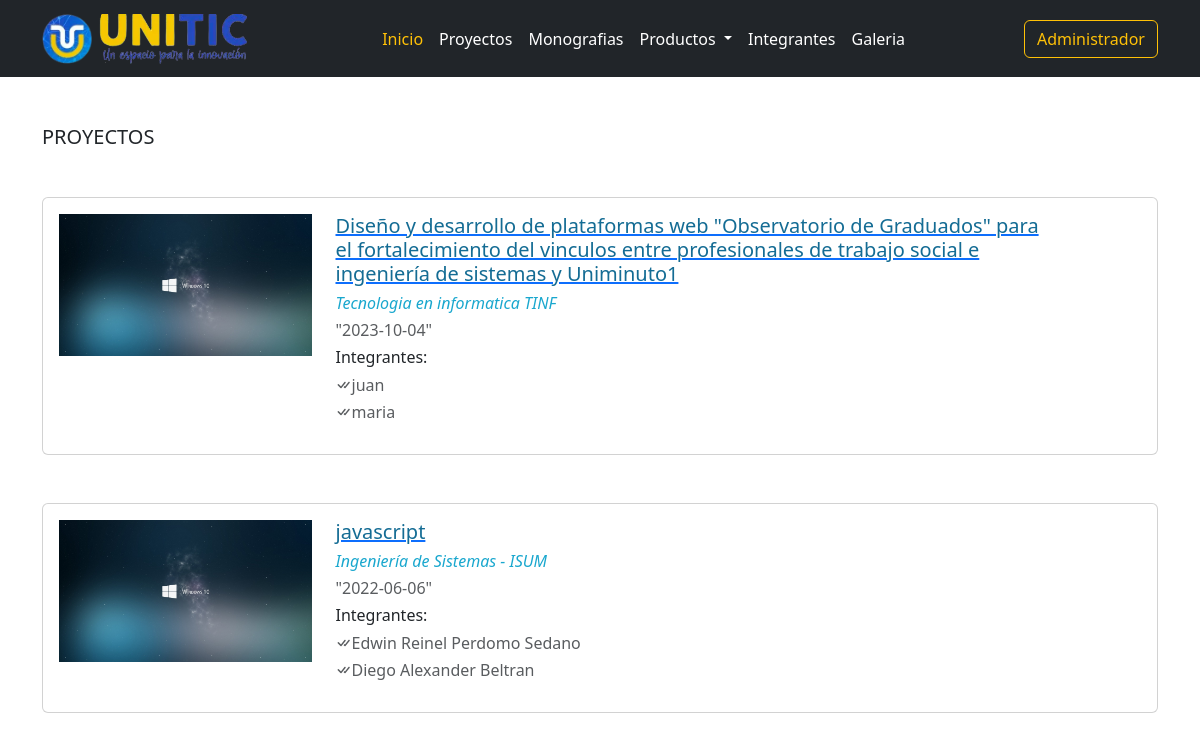
The page /proyectos.php on the database as committed earlier.
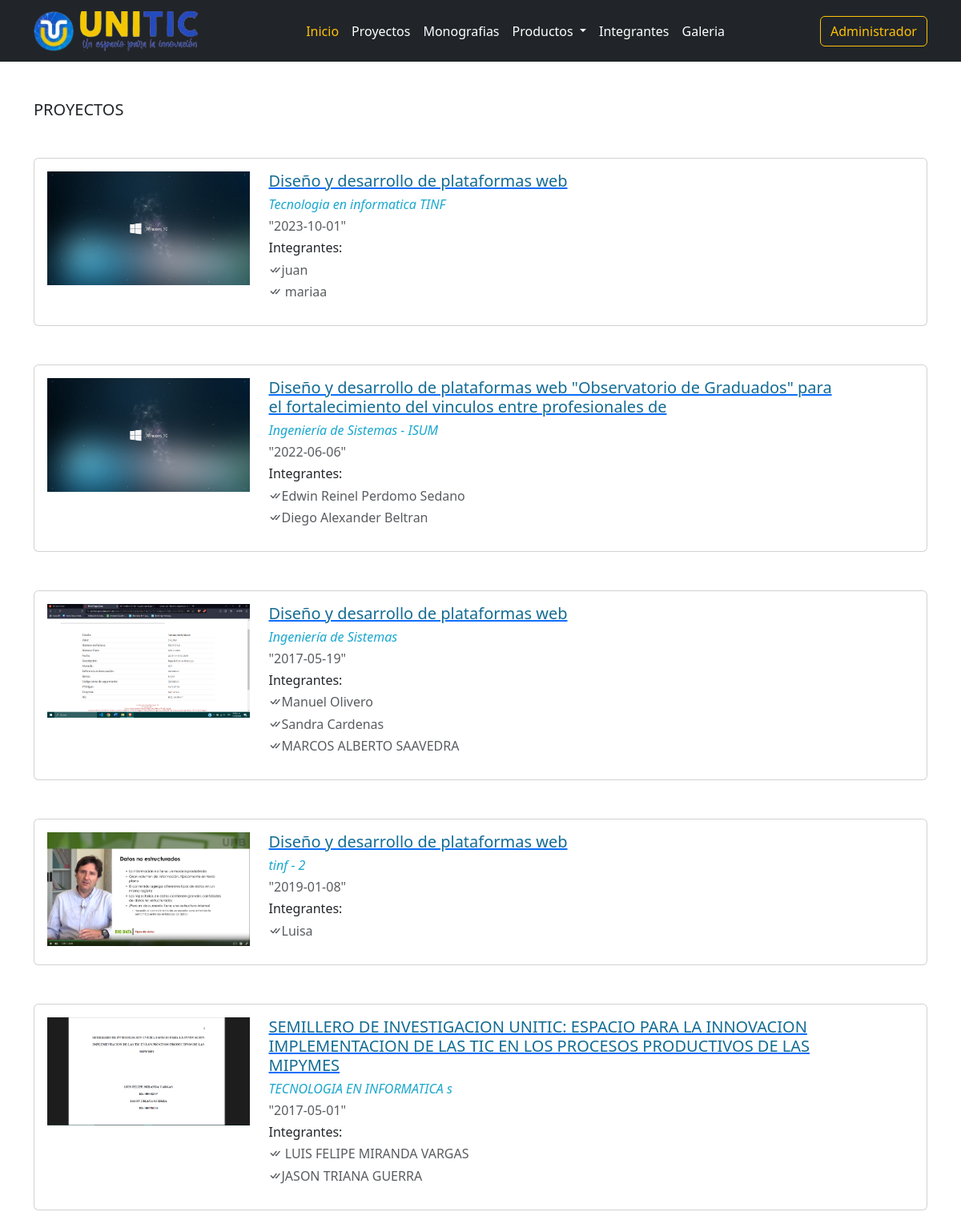
The same page on the database as committed later.
### tables this page shows
CREATE TABLE `portafolios` (
  `id` int(11) NOT NULL,
  `titulo` varchar(250) NOT NULL,
  `programa` varchar(150) DEFAULT NULL,
  `evento` varchar(150) DEFAULT NULL,
  `fecha` date NOT NULL,
  `ciudad` varchar(100) DEFAULT NULL,
  `descripcion` text DEFAULT NULL,
  `archivo` varchar(250) NOT NULL,
  `imagen` varchar(100) NOT NULL,
  `tipo_trabajo` int(11) NOT NULL,
  `created_at` timestamp NOT NULL DEFAULT current_timestamp(),
  `updated_at` timestamp NOT NULL DEFAULT current_timestamp() ON UPDATE current_timestamp()
);

CREATE TABLE `portafolios_has_integrantes` (
  `id` int(11) NOT NULL,
  `portafolio_id` int(11) NOT NULL,
  `integrantes` varchar(100) NOT NULL
);

### clases/Proyectos.php (called while the page is built, shortened)
<?php
class Proyectos extends Conexion
{
    public function obtenerProyectos()
    {
        $conexion = $this->obtenerConexion();
        $sql = "SELECT * FROM portafolios where tipo_trabajo = 1";
        $result = mysqli_query($conexion, $sql);
        $proyectos = array();
        while ($row = mysqli_fetch_assoc($result)) {
            $proyectos[] = $row;
        }
        return $proyectos;
    }
    public function obtenerIntegrantes()
    {
        $conexion = $this->obtenerConexion();
        $sql = "SELECT * FROM portafolios_has_integrantes pi
        INNER JOIN portafolios p ON (pi.portafolio_id = p.id)";
        $result = mysqli_query($conexion, $sql);
        $integrantes = array();
        while ($row = mysqli_fetch_assoc($result)) {
            $integrantes[] = $row;
        }
        return $integrantes;
    }
}

### public/proyectos.php (the view, shortened to what this page needs)
<!DOCTYPE html>
<html lang="es">
<head>
  <link href="https://cdn.jsdelivr.net/npm/bootstrap@5.2.1/dist/css/bootstrap.min.css" rel="stylesheet">
  <link rel="stylesheet" href="https://cdn.jsdelivr.net/npm/bootstrap-icons@1.10.4/font/bootstrap-icons.css">
  <link rel="stylesheet" href="https://use.fontawesome.com/releases/v5.15.4/css/all.css">
</head>
<body>
  <?php
  include('../templates/navbarSecciones.php');
  include('../clases/Proyectos.php');
  $proyectos = new Proyectos();
  $ListarProyectos = $proyectos->obtenerProyectos();
  $listarIntegrantes = $proyectos->obtenerIntegrantes();
  ?>
  <h5 class="container my-5">PROYECTOS</h5>
  <?php foreach ($ListarProyectos as $proyecto) : ?>
    <div class="container my-5">
      <div class="card col-md-12 p-3">
        <div class="row">
          <div class="col-md-3">
            <a href="../archivos/proyectos/<?php echo $proyecto['archivo']; ?>" target="_blank">
              <img class="img-fluid mx-auto d-block" src="../archivos/proyectos/img_archivos/<?php echo $proyecto['imagen']; ?>">
            </a>
          </div>
          <div class="col-md-8">
            <div class="card-block">
              <a href="../archivos/proyectos/<?php echo $proyecto['archivo']; ?>" target="_blank">
                <h6 class="card-title h5" style="color:#146C94"><?php echo $proyecto['titulo'] ?></h6>
              </a>
              <h6 style="color: #19A7CE; font-style: italic;"><?php echo $proyecto['programa'] ?></h6>
              <p class="h6 text-dark text-opacity-75">"<?php echo $proyecto['fecha'] ?>"</p>
              <p class="h6 text-dark">Integrantes:</p>
              <?php foreach ($listarIntegrantes as $integrante) {
                if ($integrante['portafolio_id'] == $proyecto['id']) {
                  echo '<p class="h6 text-dark text-opacity-75"><i class="bi bi-check-all"></i>' . $integrante['integrantes'] . '</p>';
                }
              } ?>
            </div>
          </div>
        </div>
      </div>
    </div>
  <?php endforeach; ?>
</body>

Rows that differ between the two databases and show on the page:
removed portafolios_has_integrantes: integrantes "maria", shown under portafolios "Tecnologia en informatica TINF"
removed portafolios: imagen (picture), titulo "javascript", programa "Ingeniería de Sistemas - ISUM", fecha "2022-06-06", portafolios_has_integrantes (integrantes "Edwin Reinel Perdomo Sedano"), portafolios_has_integrantes (integrantes "Diego Alexander Beltran")
changed portafolios "Tecnologia en informatica TINF": titulo "Diseño y desarrollo de plataformas web \"Observatorio de Graduados\" para el fortalecimiento del vinculos entre profesionales de trabajo social e ingeniería de sistemas y Uniminuto1" → "Diseño y desarrollo de plataformas web"; fecha "2023-10-04" → "2023-10-01"
added portafolios_has_integrantes: integrantes "mariaa", shown under portafolios "Tecnologia en informatica TINF"
added portafolios: imagen (picture), titulo "Diseño y desarrollo de plataformas web \"Observatorio de Graduados\" para el fortalecimiento del vinculos entre profesionales de", programa "Ingeniería de Sistemas - ISUM", fecha "2022-06-06", portafolios_has_integrantes (integrantes "Edwin Reinel Perdomo Sedano"), portafolios_has_integrantes (integrantes "Diego Alexander Beltran")
added portafolios: imagen (picture), titulo "Diseño y desarrollo de plataformas web", programa "Ingeniería de Sistemas", fecha "2017-05-19"
added portafolios_has_integrantes: integrantes "Manuel Olivero", shown under "Diseño y desarrollo de plataformas web"
added portafolios_has_integrantes: integrantes "Sandra Cardenas", shown under "Diseño y desarrollo de plataformas web"
added portafolios_has_integrantes: integrantes "MARCOS ALBERTO SAAVEDRA", shown under "Diseño y desarrollo de plataformas web"
added portafolios: imagen (picture), titulo "Diseño y desarrollo de plataformas web", programa "tinf - 2", fecha "2019-01-08"
added portafolios_has_integrantes: integrantes "Luisa", shown under "Diseño y desarrollo de plataformas web"
added portafolios: imagen (picture), titulo "SEMILLERO DE INVESTIGACION UNITIC: ESPACIO PARA LA INNOVACION IMPLEMENTACION DE LAS TIC EN LOS PROCESOS PRODUCTIVOS DE LAS MIPYMES", programa "TECNOLOGIA EN INFORMATICA s", fecha "2017-05-01"
added portafolios_has_integrantes: integrantes "LUIS FELIPE MIRANDA VARGAS", shown under "TECNOLOGIA EN INFORMATICA s"
added portafolios_has_integrantes: integrantes "JASON TRIANA GUERRA", shown under "TECNOLOGIA EN INFORMATICA s"
